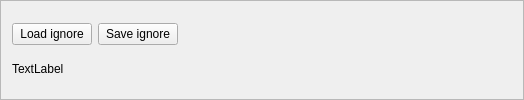
          <widget class="QFrame" name="frame_10">
           <property name="frameShape">
            <enum>QFrame::StyledPanel</enum>
           </property>
           <property name="frameShadow">
            <enum>QFrame::Raised</enum>
           </property>
           <layout class="QVBoxLayout" name="verticalLayout_13">
            <item>
             <layout class="QHBoxLayout" name="horizontalLayout_20">
              <item>
               <widget class="QPushButton" name="pushButton_load_ignore">
                <property name="text">
                 <string>Load ignore</string>
                </property>
               </widget>
              </item>
              <item>
               <widget class="QPushButton" name="pushButton_save_ignore">
                <property name="text">
                 <string>Save ignore</string>
                </property>
               </widget>
              </item>
              <item>
               <spacer name="horizontalSpacer_14">
                <property name="orientation">
                 <enum>Qt::Horizontal</enum>
                </property>
                <property name="sizeHint" stdset="0">
                 <size>
                  <width>40</width>
                  <height>20</height>
                 </size>
                </property>
               </spacer>
              </item>
             </layout>
            </item>
            <item>
             <widget class="QLabel" name="label_ignore">
              <property name="sizePolicy">
               <sizepolicy hsizetype="Preferred" vsizetype="Fixed">
                <horstretch>0</horstretch>
                <verstretch>0</verstretch>
               </sizepolicy>
              </property>
              <property name="minimumSize">
               <size>
                <width>500</width>
                <height>0</height>
               </size>
              </property>
              <property name="text">
               <string>TextLabel</string>
              </property>
             </widget>
            </item>
           </layout>
          </widget>
